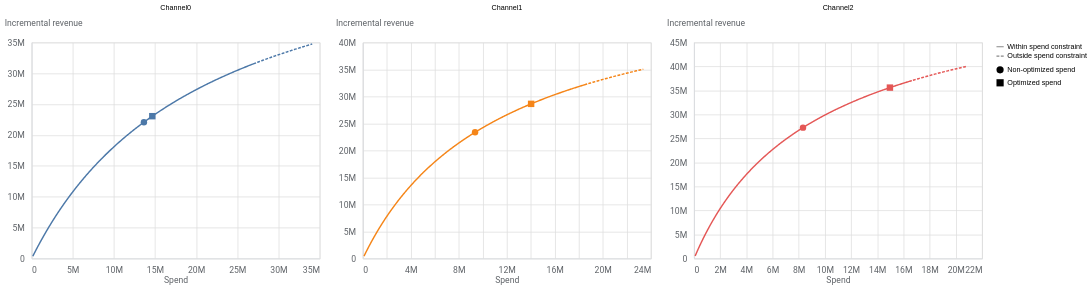
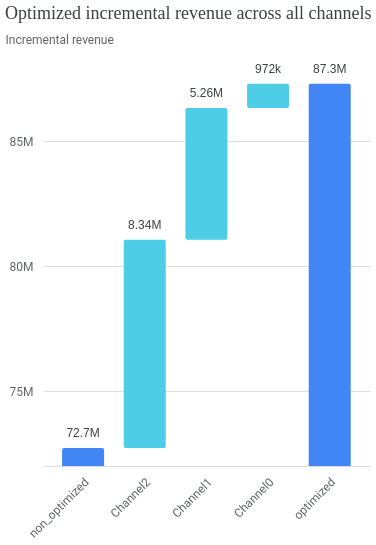

The code cell stored with these charts, in order, in its notebook:
### Code cell
display(opt_results.plot_response_curves())
display(opt_results.plot_incremental_outcome_delta())
display(opt_results.plot_spend_delta())
opt_attrs

### Figure 1 — Vega-Lite specification as saved in the notebook (floating-point values rounded to 4 significant figures; data arrays with more than 128 entries replaced by an {"elided": "..."} marker saying what was removed)
{"config": {"view": {"continuousWidth": 300, "continuousHeight": 300}, "axis": {"labelColor": "#5F6368", "labelFont": "Roboto", "labelFontSize": 12, "titleColor": "#5F6368", "titleFont": "Roboto", "titleFontSize": 12, "titleFontWeight": "normal"}}, "data": {"name": "data-311b0202c46ae753d1d5223e3fd4b0c4"}, "facet": {"field": "channel", "sort": null, "title": null, "type": "nominal"}, "spec": {"layer": [{"mark": {"type": "line", "strokeDash": [4, 2]}, "encoding": {"color": {"field": "channel", "legend": null, "type": "nominal"}, "x": {"axis": {"domainColor": "#DADCE0", "labelExpr": "replace(format(datum.value, '.3~s'), 'G', 'B')", "labelPadding": 10, "ticks": false}, "field": "spend", "title": "Spend", "type": "quantitative"}, "y": {"axis": {"domainColor": "#DADCE0", "labelExpr": "replace(format(datum.value, '.3~s'), 'G', 'B')", "labelPadding": 10, "ticks": false, "titleAlign": "left", "titleAngle": 0, "titleY": -20}, "field": "mean", "title": "Incremental revenue", "type": "quantitative"}}, "transform": [{"calculate": "datum.spend_multiplier >= datum.lower_bound && datum.spend_multiplier <= datum.upper_bound ? \"Within spend constraint\" : \"Outside spend constraint\"", "as": "spend_constraint"}, {"filter": "(datum.spend_multiplier && (datum.spend_multiplier <= datum.lower_bound))"}]}, {"mark": {"type": "line"}, "encoding": {"color": {"field": "channel", "legend": null, "type": "nominal"}, "strokeDash": {"field": "spend_constraint", "legend": {"title": null}, "sort": "descending", "type": "nominal"}, "x": {"axis": {"domainColor": "#DADCE0", "labelExpr": "replace(format(datum.value, '.3~s'), 'G', 'B')", "labelPadding": 10, "ticks": false}, "field": "spend", "title": "Spend", "type": "quantitative"}, "y": {"axis": {"domainColor": "#DADCE0", "labelExpr": "replace(format(datum.value, '.3~s'), 'G', 'B')", "labelPadding": 10, "ticks": false, "titleAlign": "left", "titleAngle": 0, "titleY": -20}, "field": "mean", "title": "Incremental revenue", "type": "quantitative"}}, "transform": [{"calculate": "datum.spend_multiplier >= datum.lower_bound && datum.spend_multiplier <= datum.upper_bound ? \"Within spend constraint\" : \"Outside spend constraint\"", "as": "spend_constraint"}, {"filter": "(datum.spend_multiplier && (datum.spend_multiplier >= datum.lower_bound))"}]}, {"mark": {"type": "point", "filled": true, "opacity": 1, "size": 80, "tooltip": true}, "encoding": {"color": {"field": "channel", "legend": null, "type": "nominal"}, "shape": {"field": "spend_level", "legend": {"title": null}, "type": "nominal"}, "x": {"axis": {"domainColor": "#DADCE0", "labelExpr": "replace(format(datum.value, '.3~s'), 'G', 'B')", "labelPadding": 10, "ticks": false}, "field": "spend", "title": "Spend", "type": "quantitative"}, "y": {"axis": {"domainColor": "#DADCE0", "labelExpr": "replace(format(datum.value, '.3~s'), 'G', 'B')", "labelPadding": 10, "ticks": false, "titleAlign": "left", "titleAngle": 0, "titleY": -20}, "field": "mean", "title": "Incremental revenue", "type": "quantitative"}}, "transform": [{"calculate": "datum.spend_multiplier >= datum.lower_bound && datum.spend_multiplier <= datum.upper_bound ? \"Within spend constraint\" : \"Outside spend constraint\"", "as": "spend_constraint"}, {"filter": "datum.spend_level"}]}], "width": 400}, "columns": 3, "resolve": {"scale": {"x": "independent", "y": "independent"}}, "$schema": "https://vega.github.io/schema/vega-lite/v5.20.1.json", "datasets": {"data-311b0202c46ae753d1d5223e3fd4b0c4": {"elided": "759 records"}}}

### Figure 2 — Vega-Lite specification as saved in the notebook (floating-point values rounded to 4 significant figures)
{"config": {"view": {"continuousWidth": 300, "continuousHeight": 300, "strokeOpacity": 0}, "axis": {"labelColor": "#5F6368", "labelFont": "Roboto", "labelFontSize": 12, "titleColor": "#5F6368", "titleFont": "Roboto", "titleFontSize": 12, "titleFontWeight": "normal"}}, "layer": [{"mark": {"type": "bar", "clip": true, "cornerRadius": 2, "size": 42}, "encoding": {"color": {"condition": [{"test": "datum.channel === 'non_optimized' || datum.channel === 'optimized'", "value": "#4285F4"}, {"test": "datum.incremental_outcome < 0", "value": "#F28B82"}], "value": "#4ECDE6"}, "tooltip": [{"field": "channel", "type": "nominal"}, {"field": "incremental_outcome", "type": "quantitative"}], "x": {"axis": {"domainColor": "#DADCE0", "labelAngle": -45, "labelPadding": 10, "ticks": false}, "field": "channel", "scale": {"paddingOuter": 0.2}, "sort": null, "title": null, "type": "nominal"}, "y": {"axis": {"domain": false, "labelExpr": "replace(format(datum.value, '.3~s'), 'G', 'B')", "labelPadding": 10, "tickCount": 5, "ticks": false, "title": "Incremental revenue", "titleAlign": "left", "titleAngle": 0, "titleY": -20}, "field": "prev_sum", "scale": {"domain": [72720000.0, 87290000.0]}, "type": "quantitative"}, "y2": {"field": "sum_outcome"}}, "transform": [{"window": [{"op": "sum", "field": "incremental_outcome", "as": "sum_outcome"}, {"op": "lead", "field": "channel", "as": "lead_channel"}]}, {"calculate": "datum.lead_channel === null ? datum.channel : datum.lead_channel", "as": "calc_lead"}, {"calculate": "datum.channel === 'optimized' ? 0 : datum.sum_outcome - datum.incremental_outcome", "as": "prev_sum"}, {"calculate": "datum.channel === 'optimized' ? replace(format(datum.sum_outcome, '.3~s'), 'G', 'B') : replace(format(datum.incremental_outcome, '.3~s'), 'G', 'B')", "as": "calc_amount"}, {"calculate": "datum.sum_outcome < datum.prev_sum ? datum.prev_sum : datum.sum_outcome", "as": "text_y"}]}, {"mark": {"type": "text", "baseline": "top", "color": "#3C4043", "dy": -20, "fontSize": 12}, "encoding": {"text": {"field": "calc_amount", "type": "nominal"}, "x": {"axis": {"domainColor": "#DADCE0", "labelAngle": -45, "labelPadding": 10, "ticks": false}, "field": "channel", "scale": {"paddingOuter": 0.2}, "sort": null, "title": null, "type": "nominal"}, "y": {"field": "text_y", "type": "quantitative"}}, "transform": [{"window": [{"op": "sum", "field": "incremental_outcome", "as": "sum_outcome"}, {"op": "lead", "field": "channel", "as": "lead_channel"}]}, {"calculate": "datum.lead_channel === null ? datum.channel : datum.lead_channel", "as": "calc_lead"}, {"calculate": "datum.channel === 'optimized' ? 0 : datum.sum_outcome - datum.incremental_outcome", "as": "prev_sum"}, {"calculate": "datum.channel === 'optimized' ? replace(format(datum.sum_outcome, '.3~s'), 'G', 'B') : replace(format(datum.incremental_outcome, '.3~s'), 'G', 'B')", "as": "calc_amount"}, {"calculate": "datum.sum_outcome < datum.prev_sum ? datum.prev_sum : datum.sum_outcome", "as": "text_y"}]}], "data": {"name": "data-f4563b400726a32b08caed96ef1e2b68"}, "height": 400, "title": {"text": "Optimized incremental revenue across all channels", "anchor": "start", "color": "#3C4043", "font": "Google Sans Display", "fontSize": 18, "fontWeight": "normal", "offset": 10}, "width": 326.8, "$schema": "https://vega.github.io/schema/vega-lite/v5.20.1.json", "datasets": {"data-f4563b400726a32b08caed96ef1e2b68": [{"channel": "non_optimized", "incremental_outcome": 72720000.0}, {"channel": "Channel2", "incremental_outcome": 8336000.0}, {"channel": "Channel1", "incremental_outcome": 5264000.0}, {"channel": "Channel0", "incremental_outcome": 971800.0}, {"channel": "optimized", "incremental_outcome": 0.0}]}}
